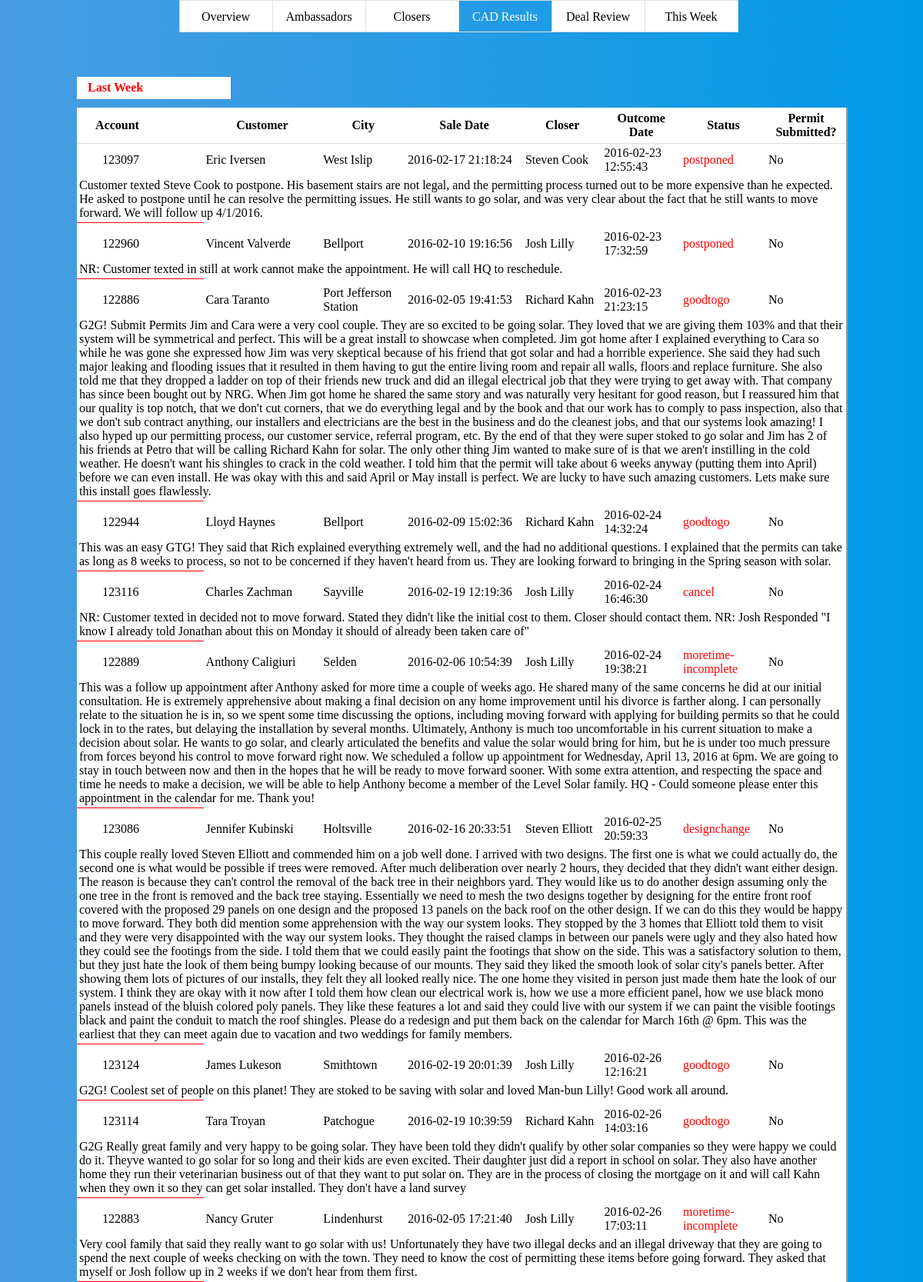
The app's page /cads (upper part) with its own data.
### appdev2.py (models this page shows, shortened)
class CAD(db.Model):
    id = db.Column(db.Integer, primary_key=True)
    name = db.Column(db.String)
    contact_id = db.Column(db.String)
    account_num = db.Column(db.String)
    city = db.Column(db.String)
    county = db.Column(db.String)
    sale_date = db.Column(db.DateTime)
    closer = db.Column(db.String)
    cad_closer = db.Column(db.String)
    cad_sit = db.Column(db.String)
    cad_outcome_date = db.Column(db.DateTime)
    cad_outcome = db.Column(db.String)
    cad_notes = db.Column(db.Text)

### appdev2.py (the view)
@app.route("/cads")
def cads():
    info = json_cads()
    print info["Suffolk"]
    return render_template("cads.html", info=info)

### appdev2.py (called while the page is built)
def get_week_start():
    utc_zone = pytz.timezone('UTC')
    est_zone = pytz.timezone('US/Eastern')
    now_utc_naive = datetime.datetime.utcnow()
    now_utc_aware = utc_zone.localize(now_utc_naive)
    now_est_aware = now_utc_aware.astimezone(est_zone)
    today_12am_est = now_est_aware.replace(hour=0, minute=0, second=0)
    one_day = datetime.timedelta(days=1)
    today_int = now_est_aware.weekday()
    week_start = today_12am_est - (one_day * today_int)
    return week_start

### templates/cads.html (shortened to what this page needs)
<!DOCTYPE html>
<html lang="en">
<head>
  <link rel="stylesheet" type="text/css" href="/static/css/sm.css">
</head>
<body>
  <div style="height:50px;margin-bottom:50px;width:735px;margin-left:auto;margin-right:auto">
    <a href="http://104.131.100.182/sm" style="text-decoration:none">
      <div id="navlink" style="margin-left:auto;float:left">
        <p>Overview</p>
      </div>
    </a>
    <a href="http://104.236.9.131/sm_amb/suffolk" style="text-decoration:none">
      <div id="navlink" style="border-left:none">
        <p>Ambassadors</p>
      </div>
    </a>
    <a href="http://104.131.100.182/closers" style="text-decoration:none">
      <div id="navlink" style="border-left:none">
        <p>Closers</p>
      </div>
    </a>
    <a href="" style="text-decoration:none">
      <div id="navlink-active" style="border-left:none">
        <p>CAD Results</p>
      </div>
    </a>
    <a href="http://google.com" style="text-decoration:none">
      <div id="navlink" style="border-left:none">
        <p>Deal Review</p>
      </div>
    </a>
    <a href="http://google.com" style="text-decoration:none">
      <div id="navlink" style="border-left:none">
        <p>This Week</p>
      </div>
    </a>
  </div>
<div id="container">
 <div id="content">
  <div style="width:1000px;margin-left:auto;margin-right:auto;margin-bottom:10px;height:30px">
    <table class="tablesorter myTable" id="tabletitle" style="background-color:none;float:left;width:200px;box-shadow:none;font-size:12pt;margin-bottom:10px">
      <tr>
        <th style="text-align:left;text-indent:10px;color:red">Last Week</th>
      </tr>
    </table>
  </div>
  <table class="tablesorter myTable" style="margin-bottom:0px;margin-top:0px;margin-bottom:40px">
    <thead>
     <tr style="font-weight:bold">
      <th style="text-align:left;text-indent:20px;width:130px">Account</th>
      <th style="text-align:center;width:120px">Customer</th>
      <th style="text-align:center">City</th>
      <th style="text-align:center;width:120px">Sale Date</th>
      <th style="text-align:center">Closer</th>
      <th style="text-align:center">Outcome Date</th>
      <th style="text-align:center">Status</th>
      <th style="text-align:center">Permit Submitted?</th>
    </tr>
  </thead>
  <tbody>
    {% for item in info["Suffolk"] %}
    <tr>
      <td style="width:80px;text-align:left;text-indent:30px">{{ item["account_num"] }}</td>
      <td style="width:80px;text-align:left">{{ item["name"] }}</td>
      <td style="width:80px;text-align:left">{{ item["city"] }}</td>
      <td style="width:80px;text-align:left">{{ item["sale_date"] }}</td>
      <td style="width:80px;text-align:left">{{ item["closer"] }}</td>
      <td style="width:80px;text-align:left">{{ item["cad_outcome_date"] }}</td>
      <td style="width:80px;text-align:left;color:red">{{ item["cad_outcome"] }}</td>
      <td style="width:80px;text-align:left">{{ item["permit_submitted"] }}</td>
    </tr>
    <tr>
      <td colspan="8" style="text-align:left">{{ item["cad_notes"] }}</td>
    </tr>
    <tr>
      <td style="border-top:1px solid red"><td>
    <tr>
    {% endfor %}
  </tbody>
</table>
</div>
</div>
</body>
</html>

### static/css/sm.css (style rules this page uses)
body { background-color: #4a9de2; margin: 0; padding: 0; height: 100%; font-family: Trebuchet MS; background: #4a9de2; background: -webkit-linear-gradient(to left, #0099e6, #4a9de2); background: linear-gradient(to left, #0099e6, #4a9de2); }
table { border-collapse: collapse; width: 840px; }
.myTable th { text-decoration: ; }
#navlink { width: 120px; font-size: 10pt; margin-left: auto; margin-right: auto; background-color: white; height: 40px; border: 1px solid #dddddd; line-height:10px; color: ; float: left; }
#navlink-active { width: 120px; font-size: 10pt; margin-left: auto; margin-right: auto; background-color: ; height: 40px; border: 1px solid #dddddd; color: white; font-size: 12pt; font-weight: ; text-align: center; line-height:10px; float: left; }
#navlink p { color: black; font-size: 12pt; text-align: center; }
.myTable td { border-collapse: collapse; padding: 3px; }
.myTable th { border-bottom: 1px solid #dddddd; border-collapse: collapse; padding: 4px; background-color: white; padding-top: 5px; padding-bottom: 5px; }
.tablesorter { font-family: Trebuchet MS; background-color: #FFFFFF; margin-left: auto; margin-right: auto; font-size: 12pt; width: 1000px; text-align: center; box-shadow: 1px 1px 1px 1px #999999; }
#container { min-height: 100%; position: relative; }
#content { padding-bottom: 368px; }

### records on screen
CAD: account_num "123097", name "Eric Iversen", city "West Islip", sale_date "2016-02-17 21:18:24", closer "Steven Cook", cad_outcome_date "2016-02-23 12:55:43", cad_outcome "postponed", permit_submitted "No", cad_notes "Customer texted Steve Cook to postpone. His basement stairs are not legal, and the permitting process turned out to be more expensive than he expected. He asked to postpone until he can resolve the permitting issues. He still wants to go solar, and was very clear about the fact that he still wants to move forward. We will follow up 4/1/2016."
CAD: account_num "122960", name "Vincent Valverde", city "Bellport", sale_date "2016-02-10 19:16:56", closer "Josh Lilly", cad_outcome_date "2016-02-23 17:32:59", cad_outcome "postponed", permit_submitted "No", cad_notes "NR: Customer texted in still at work cannot make the appointment. He will call HQ to reschedule."
CAD: account_num "122886", name "Cara Taranto", city "Port Jefferson Station", sale_date "2016-02-05 19:41:53", closer "Richard Kahn", cad_outcome_date "2016-02-23 21:23:15", cad_outcome "goodtogo", permit_submitted "No", cad_notes "G2G! Submit Permits Jim and Cara were a very cool couple. They are so excited to be going solar. They loved that we are giving them 103% and that their system will be symmetrical and perfect. This will be a great install to showcase when completed. Jim got home after I explained everything to Cara so while he was gone she expressed how Jim was very skeptical because of his friend that got solar and had a horrible experience. She said they had such major leaking and flooding issues that it resulted in them having to gut the entire living room and repair all walls, floors and replace furniture. She also told me that they dropped a ladder on top of their friends new truck and did an illegal…"
CAD: account_num "122944", name "Lloyd Haynes", city "Bellport", sale_date "2016-02-09 15:02:36", closer "Richard Kahn", cad_outcome_date "2016-02-24 14:32:24", cad_outcome "goodtogo", permit_submitted "No", cad_notes "This was an easy GTG! They said that Rich explained everything extremely well, and the had no additional questions. I explained that the permits can take as long as 8 weeks to process, so not to be concerned if they haven't heard from us. They are looking forward to bringing in the Spring season with solar."
CAD: account_num "123116", name "Charles Zachman", city "Sayville", sale_date "2016-02-19 12:19:36", closer "Josh Lilly", cad_outcome_date "2016-02-24 16:46:30", cad_outcome "cancel", permit_submitted "No", cad_notes "NR: Customer texted in decided not to move forward. Stated they didn't like the initial cost to them. Closer should contact them. NR: Josh Responded \"I know I already told Jonathan about this on Monday it should of already been taken care of\""
CAD: account_num "122889", name "Anthony Caligiuri", city "Selden", sale_date "2016-02-06 10:54:39", closer "Josh Lilly", cad_outcome_date "2016-02-24 19:38:21", cad_outcome "moretime-incomplete", permit_submitted "No", cad_notes "This was a follow up appointment after Anthony asked for more time a couple of weeks ago. He shared many of the same concerns he did at our initial consultation. He is extremely apprehensive about making a final decision on any home improvement until his divorce is farther along. I can personally relate to the situation he is in, so we spent some time discussing the options, including moving forward with applying for building permits so that he could lock in to the rates, but delaying the installation by several months. Ultimately, Anthony is much too uncomfortable in his current situation to make a decision about solar. He wants to go solar, and clearly articulated the benefits and value…"
CAD: account_num "123086", name "Jennifer Kubinski", city "Holtsville", sale_date "2016-02-16 20:33:51", closer "Steven Elliott", cad_outcome_date "2016-02-25 20:59:33", cad_outcome "designchange", permit_submitted "No", cad_notes "This couple really loved Steven Elliott and commended him on a job well done. I arrived with two designs. The first one is what we could actually do, the second one is what would be possible if trees were removed. After much deliberation over nearly 2 hours, they decided that they didn't want either design. The reason is because they can't control the removal of the back tree in their neighbors yard. They would like us to do another design assuming only the one tree in the front is removed and the back tree staying. Essentially we need to mesh the two designs together by designing for the entire front roof covered with the proposed 29 panels on one design and the proposed 13 panels on the…"
CAD: account_num "123124", name "James Lukeson", city "Smithtown", sale_date "2016-02-19 20:01:39", closer "Josh Lilly", cad_outcome_date "2016-02-26 12:16:21", cad_outcome "goodtogo", permit_submitted "No", cad_notes "G2G! Coolest set of people on this planet! They are stoked to be saving with solar and loved Man-bun Lilly! Good work all around."
CAD: account_num "123114", name "Tara Troyan", city "Patchogue", sale_date "2016-02-19 10:39:59", closer "Richard Kahn", cad_outcome_date "2016-02-26 14:03:16", cad_outcome "goodtogo", permit_submitted "No", cad_notes "G2G Really great family and very happy to be going solar. They have been told they didn't qualify by other solar companies so they were happy we could do it. Theyve wanted to go solar for so long and their kids are even excited. Their daughter just did a report in school on solar. They also have another home they run their veterinarian business out of that they want to put solar on. They are in the process of closing the mortgage on it and will call Kahn when they own it so they can get solar installed. They don't have a land survey"
CAD: account_num "122883", name "Nancy Gruter", city "Lindenhurst", sale_date "2016-02-05 17:21:40", closer "Josh Lilly", cad_outcome_date "2016-02-26 17:03:11", cad_outcome "moretime-incomplete", permit_submitted "No", cad_notes "Very cool family that said they really want to go solar with us! Unfortunately they have two illegal decks and an illegal driveway that they are going to spend the next couple of weeks checking on with the town. They need to know the cost of permitting these items before going forward. They asked that myself or Josh follow up in 2 weeks if we don't hear from them first."
